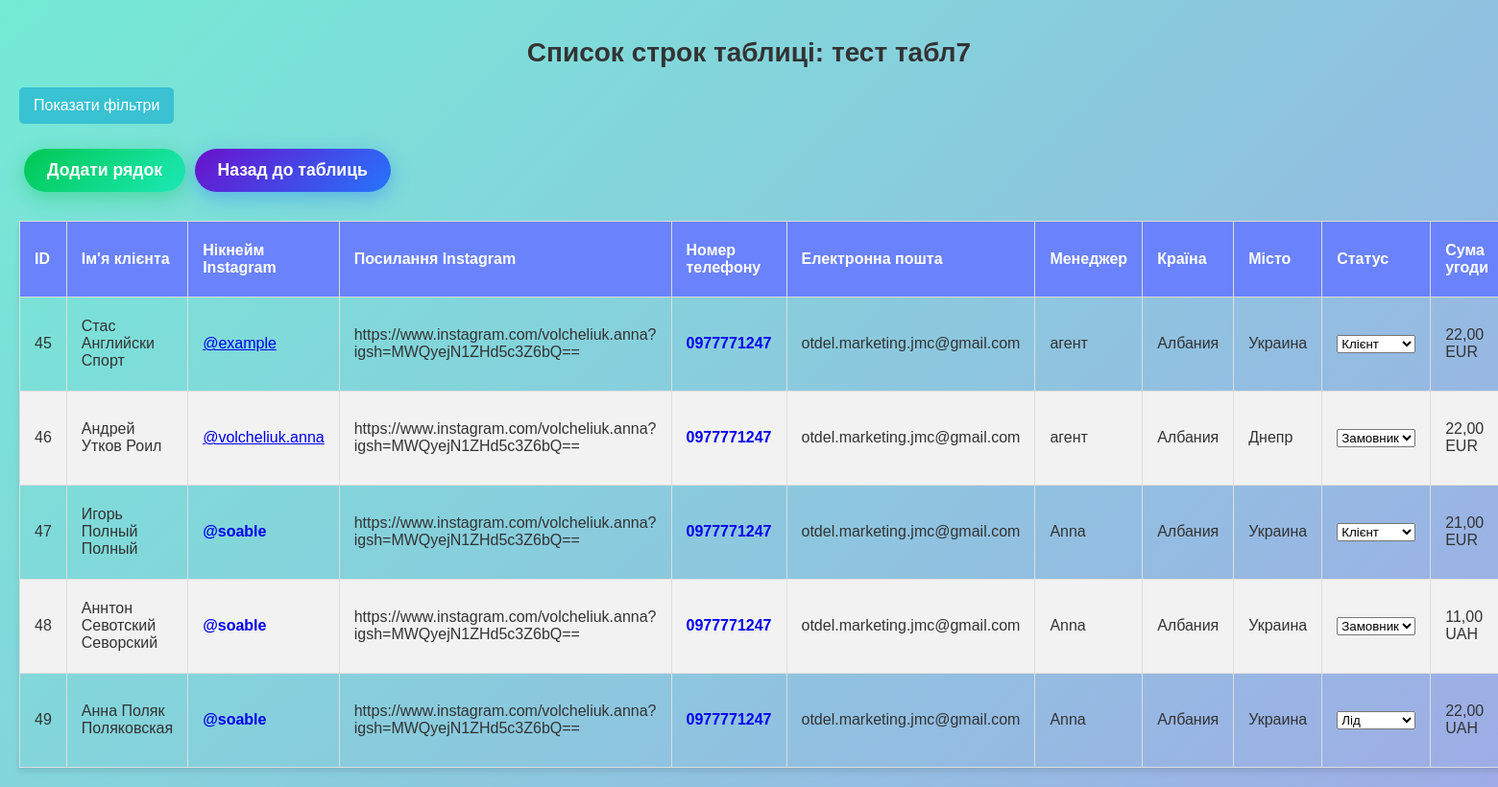
The app's page /clients/tables/39/ with its own data.
### clients/models.py (models this page shows, shortened)
class CustomTable(models.Model):
    name = models.CharField(max_length=255)  # Название таблицы
    description = models.TextField(blank=True, null=True)
    created_at = models.DateTimeField(auto_now_add=True)  # Дата создания таблицы
    updated_at = models.DateTimeField(auto_now=True)  # Последнее обновление таблицы
    visible_fields = models.JSONField(default=list, blank=True)  # Отображаемые поля в формате списка
    group = models.ForeignKey(
        Group,
        on_delete=models.SET_NULL,
        null=True,
        blank=True,
        related_name='tables',
        verbose_name='Группа с доступом'
    )

class CustomRow(models.Model):
    STATUS_CHOICES = [
        ('lead', 'Лид'),
        ('client', 'Клиент'),
        ('customer', 'Заказчик'),
    ]
    CONTACT_CHOICES = [
        ('contact_1', 'Контакт 1'),
        ('contact_2', 'Контакт 2'),
        ('contact_3', 'Контакт 3'),
        ('contact_4', 'Контакт 4'),
    ]
    PRIORITY_CHOICES = [
        ('low', 'Низкий'),
        ('medium', 'Средний'),
        ('high', 'Высокий'),
    ]
    status = models.CharField(
        max_length=50,
        choices=STATUS_CHOICES,
        default='lead',
        blank=True,
        null=True
    )
    contact = models.CharField(
        max_length=10,
        choices=CONTACT_CHOICES,
        blank=True,
        null=True
    )
    priority = models.CharField(
        max_length=12,
        choices=PRIORITY_CHOICES,
        default='low',
        blank=True,
        null=True
    )
    change_status_contact = models.CharField(
    max_length=10,
    choices=CONTACT_CHOICES,  # 👈 Добавляем `choices`
    blank=True,
    null=True
    )
    table = models.ForeignKey(CustomTable, on_delete=models.CASCADE, related_name="rows", null=False, blank=False)
    name = models.CharField(max_length=255)  # Имя клиента
    instagram_username = models.CharField(max_length=40, blank=True, null=True)  # Никнейм Instagram
    instagram_link = models.URLField(blank=True, null=True)  # Ссылка Instagram
    phone_number = models.CharField(max_length=20, blank=True, null=True)  # Номер телефона
    email = models.EmailField(max_length=255, blank=True, null=True, verbose_name='Електронна пошта')
    manager = models.CharField(max_length=255)  # Менеджер (обязательное)
    country = models.CharField(max_length=255, blank=True, null=True)  # Поле страны
    city = models.CharField(max_length=255, blank=True, null=True)  # Поле города
    status = models.CharField(max_length=50, blank=True, null=True, choices=[
        ('lead', 'Лид'),
        ('client', 'Клиент'),
        ('customer', 'Заказчик')
    ], default='lead')
    deal_amount = models.DecimalField(max_digits=10, decimal_places=2, blank=True, null=True)
    deal_amount_currency = models.CharField(max_length=3, choices=[('UAH', 'UAH'), ('USD', 'USD'), ('EUR', 'EUR')], default='UAH')
    paid_amount = models.DecimalField(max_digits=10, decimal_places=2, blank=True, null=True)
    paid_amount_currency = models.CharField(max_length=3, choices=[('UAH', 'UAH'), ('USD', 'USD'), ('EUR', 'EUR')], default='UAH')
    expected_profit = models.DecimalField(max_digits=10, decimal_places=2, blank=True, null=True)
    expected_profit_currency = models.CharField(max_length=3, choices=[('UAH', 'UAH'), ('USD', 'USD'), ('EUR', 'EUR')], default='UAH')
    contact = models.CharField(max_length=10, blank=True, null=True, choices=[
        ('contact_1', 'Контакт 1'),
        ('contact_2', 'Контакт 2'),
        ('contact_3', 'Контакт 3'),
        ('contact_4', 'Контакт 4'),
    ])
    change_status_contact = models.CharField(max_length=10, blank=True, null=True, choices=[
        ('contact_1', 'Контакт 1'),
        ('contact_2', 'Контакт 2'),
        ('contact_3', 'Контакт 3'),
        ('contact_4', 'Контакт 4'),
    ])
    priority = models.CharField(
        max_length=12,
        choices=[
            ('low', 'Низький'),
            ('medium', 'Середній'),
            ('high', 'Високий'),
        ],
        default='low',  # Значение по умолчанию
        verbose_name='Пріоритет'
    )
    record_date = models.DateTimeField()  # Дата записи
    due_date = models.DateTimeField(blank=True, null=True)  # Срок выполнения
    inquiry_date = models.DateTimeField(blank=True, null=True)  # Дата обращения
    additional_data = models.JSONField(default=dict, blank=True)  # Для хранения уникальных данных
    last_updated = models.DateTimeField(auto_now=True)  # Последнее изменение
    updated_by = models.ManyToManyField(
    User,
    blank=True,
    related_name='updated_rows',
    verbose_name="Змінено користувачем"
    )
    manually_updated = models.BooleanField(
        default=False,
        verbose_name="Ручное изменение"
    )

### clients/views.py (the view)
# urls.py: path('tables/<int:table_id>/', views.custom_row_list, name='custom_row_list'),  # Просмотр строк в таблице
def custom_row_list(request, table_id):
    table = get_object_or_404(CustomTable, id=table_id)
    visible_fields = table.visible_fields or []
    select_fields = ["contact", "status", "priority", "change_status_contact"]
    allowed_fields = [field["name"] for field in visible_fields if field["name"] in select_fields]
    choices = {}
    for field in allowed_fields:
        choices[field] = list(CustomRow.objects.values_list(field, flat=True).distinct())
    if isinstance(visible_fields, str):
        try:
            visible_fields = json.loads(visible_fields)
        except json.JSONDecodeError:
            visible_fields = []  # Если данные некорректны, задаем пустой список
    rows = CustomRow.objects.filter(table=table)
    for row in rows:
        if isinstance(row.additional_data, str):
            try:
                row.additional_data = json.loads(row.additional_data)
            except json.JSONDecodeError:
                row.additional_data = {}
    instagram_usernames = []
    phone_numbers = []
    for row in rows:
        instagram_usernames.append(row.additional_data.get('instagram_username'))
        phone_numbers.append(row.additional_data.get('phone_number'))
    duplicate_usernames = [key for key, count in Counter(filter(None, instagram_usernames)).items() if count > 1]
    duplicate_phones = [key for key, count in Counter(filter(None, phone_numbers)).items() if count > 1]
    if isinstance(table.visible_fields, str):
        try:
            table.visible_fields = json.loads(table.visible_fields)
        except json.JSONDecodeError:
            table.visible_fields = []
    visible_fields = [
        {"name": field["name"], "label": FIELD_TRANSLATIONS.get(field["name"], field["name"])}
        for field in table.visible_fields
    ]
    for row in rows:
        if isinstance(row.additional_data, str):
            try:
                additional_data = json.loads(row.additional_data)
            except json.JSONDecodeError:
                additional_data = {}
        else:
            additional_data = row.additional_data or {}
        updated_by_ids = additional_data.get("updated_by", [])
        if isinstance(updated_by_ids, str):  # Если ID записаны как строка (например, "['1', '2']")
            updated_by_ids = updated_by_ids.strip("[]").replace("'", "").split(", ")
        updated_by_ids = [int(uid) for uid in updated_by_ids if str(uid).isdigit()]
        users = User.objects.filter(id__in=updated_by_ids).values_list("username", flat=True)
        row.updated_by_names = ", ".join(users) if users else "-"
    return render(request, 'clients/custom_row_list.html', {
        'table': table,
        'rows': rows,
        'visible_fields': visible_fields,  # Передаем список видимых полей
        'duplicate_usernames': list(duplicate_usernames),
        'duplicate_phones': list(duplicate_phones),
        'field_translations': FIELD_TRANSLATIONS,
        'allowed_fields': allowed_fields,  # ✅ Передаем разрешенные поля
        'choices': choices,  # ✅ Передаем в шаблон возможные значения для select
    })

### clients/templates/clients/custom_row_list.html (shortened to what this page needs)
{% load static %}
{% load custom_filters %}
<!DOCTYPE html>
<html lang="uk">
<head>
    <link rel="stylesheet" href="{% static 'css/tablelist.css' %}">
</head>
<body>
    <h1>Список строк таблиці: {{ table.name }}</h1>
    <button class="filter-toggle-btn" id="toggle-filters">Показати фільтри</button>
    <div class="actions">
        <a href="{% url 'add_row' table.id %}" class="btn-add">Додати рядок</a>
        <a href="{% url 'custom_table_list' %}" class="btn-back">Назад до таблиць</a>
    </div>
    <table id="data-table" data-table-id="{{ table.id }}">
        <thead>
            <tr>
                <th>ID</th>
                {% for field in visible_fields %}
                    <th>{{ field.label }}</th>
                {% endfor %}
            </tr>
        </thead>
        <tbody id="table-body">
            {% for row in rows %}
            <tr data-row-id="{{ row.id }}">
                <td>{{ row.id }}</td>
                {% for field in visible_fields %}
                    <td class="
                        {% if field.name == 'phone_number' and row.additional_data|get_item:'phone_number' in duplicate_phones %}duplicate{% endif %}
                        {% if field.name == 'instagram_username' and row.additional_data|get_item:'instagram_username' in duplicate_usernames %}duplicate{% endif %}
                    ">
                        {% if field.name == 'contact' %}
                            <select class="editable-select contact-select" data-row-id="{{ row.id }}">
                                <option value="contact_1" {% if row.contact == 'contact_1' %}selected{% endif %}>Контакт 1</option>
                                <option value="contact_2" {% if row.contact == 'contact_2' %}selected{% endif %}>Контакт 2</option>
                                <option value="contact_3" {% if row.contact == 'contact_3' %}selected{% endif %}>Контакт 3</option>
                                <option value="contact_4" {% if row.contact == 'contact_4' %}selected{% endif %}>Контакт 4</option>
                            </select>
                        {% elif field.name == 'status' %}
                            <select class="editable-select status-select" data-row-id="{{ row.id }}">
                                <option value="lead" {% if row.status == 'lead' %}selected{% endif %}>Лід</option>
                                <option value="client" {% if row.status == 'client' %}selected{% endif %}>Клієнт</option>
                                <option value="customer" {% if row.status == 'customer' %}selected{% endif %}>Замовник</option>
                            </select>
                        {% elif field.name == 'priority' %}
                            <select class="editable-select priority-select" data-row-id="{{ row.id }}">
                                <option value="low" {% if row.priority == 'low' %}selected{% endif %}>Низький</option>
                                <option value="medium" {% if row.priority == 'medium' %}selected{% endif %}>Середній</option>
                                <option value="high" {% if row.priority == 'high' %}selected{% endif %}>Високий</option>
                            </select>
                        {% elif field.name == 'change_status_contact' %}
                            <select class="editable-select change-status-contact-select" data-row-id="{{ row.id }}">
                                <option value="contact_1" {% if row.change_status_contact == 'contact_1' %}selected{% endif %}>Контакт 1</option>
                                <option value="contact_2" {% if row.change_status_contact == 'contact_2' %}selected{% endif %}>Контакт 2</option>
                                <option value="contact_3" {% if row.change_status_contact == 'contact_3' %}selected{% endif %}>Контакт 3</option>
                                <option value="contact_4" {% if row.change_status_contact == 'contact_4' %}selected{% endif %}>Контакт 4</option>
                            </select>
                        {% elif field.name == 'deal_amount' %}
                            {{ row.deal_amount }} {{ row.deal_amount_currency }}
                        {% elif field.name == 'paid_amount' %}
                            {{ row.paid_amount }} {{ row.paid_amount_currency }}
                        {% elif field.name == 'expected_profit' %}
                            {{ row.expected_profit }} {{ row.expected_profit_currency }}
                        {% elif field.name == 'instagram_username' %}
                            {% with username=row.additional_data|get_item:'instagram_username' link=row.additional_data|get_item:'instagram_link' %}
                                {% if username and link %}
                                    <a href="{{ link }}" target="_blank">{{ username }}</a>
                                {% else %}
                                    {{ username|default:"-" }}
                                {% endif %}
                            {% endwith %}
                        {% elif field.name == 'updated_by' %}
                            {{ row.updated_by_names|default:"-" }}
                        {% elif field.name == 'phone_number' %}
                            {% with phone=row.additional_data|get_item:'phone_number' %}
                                {% if phone %}
                                    <a href="tel:{{ phone }}">{{ phone }}</a>
                                {% else %}
                                    {{ phone|default:"-" }}
                                {% endif %}
                            {% endwith %}
                        {% else %}
                            {{ row.additional_data|get_item:field.name|default:"-" }}
                        {% endif %}
                    </td>
                {% endfor %}
            </tr>
            {% empty %}
            <tr>
                <td colspan="{{ visible_fields|length|add:'1' }}">Дані відсутні</td>
            </tr>
            {% endfor %}
        </tbody>
    </table>
</body>
</html>

### records on screen
CustomTable: name "тест табл7"
CustomRow: id "45", additional_data|get_item "Стас Английски Спорт" "https://www.instagram.com/volcheliuk.anna?igsh=MWQyejN1ZHd5c3Z6bQ==" "otdel.marketing.jmc@gmail.com" "агент" "Албания" "Украина", visible_fields "@example", visible_fields "0977771247", status+id "Клієнт", deal_amount "22,00", deal_amount_currency "EUR"
CustomRow: id "46", additional_data|get_item "Андрей Утков Роил" "https://www.instagram.com/volcheliuk.anna?igsh=MWQyejN1ZHd5c3Z6bQ==" "otdel.marketing.jmc@gmail.com" "агент" "Албания" "Днепр", visible_fields "@volcheliuk.anna", visible_fields "0977771247", status+id "Замовник", deal_amount "22,00", deal_amount_currency "EUR"
CustomRow: id "47", additional_data|get_item "Игорь Полный Полный" "https://www.instagram.com/volcheliuk.anna?igsh=MWQyejN1ZHd5c3Z6bQ==" "otdel.marketing.jmc@gmail.com" "Anna" "Албания" "Украина", visible_fields "@soable", visible_fields "0977771247", status+id "Клієнт", deal_amount "21,00", deal_amount_currency "EUR"
CustomRow: id "48", additional_data|get_item "Аннтон Севотский Севорский" "https://www.instagram.com/volcheliuk.anna?igsh=MWQyejN1ZHd5c3Z6bQ==" "otdel.marketing.jmc@gmail.com" "Anna" "Албания" "Украина", visible_fields "@soable", visible_fields "0977771247", status+id "Замовник", deal_amount "11,00", deal_amount_currency "UAH"
CustomRow: id "49", additional_data|get_item "Анна Поляк Поляковская" "https://www.instagram.com/volcheliuk.anna?igsh=MWQyejN1ZHd5c3Z6bQ==" "otdel.marketing.jmc@gmail.com" "Anna" "Албания" "Украина", visible_fields "@soable", visible_fields "0977771247", status+id "Лід", deal_amount "22,00", deal_amount_currency "UAH"

### other values on screen
{{ field.label }} "Ім'я клієнта" "Нікнейм Instagram" "Посилання Instagram" "Номер телефону" "Електронна пошта" "Менеджер" "Країна" "Місто" "Статус" "Сума угоди"
